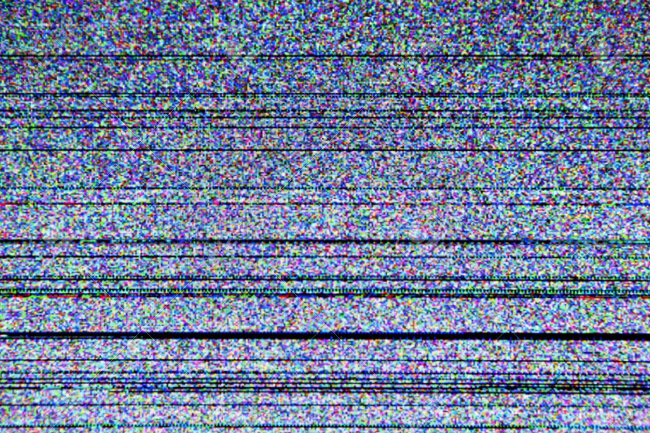
%> input picture 综合作业4/任务一/pic/TV.jpg, 1300 x 866 px (shown at 1/2 size)
$ octave --eval "result = wall_paint_image(imread('pic/TV.jpg'));"   (GNU Octave 9; MATLAB toolbox functions it lacks are replaced by stand-ins)
%> lines starting %> are read from the running program, lines starting %| are printed output that depends on the picture
function image_out = wall_paint_image(image_in)
%实现墙体效果
% --------------------------
% input
% image_in:输入图像
% --------------------------
% output
% image_out:变换效果

%利用hsv空间的亮度维度作变换实现墙体效果
    image_wall = imread('./pic/wall.jpg');
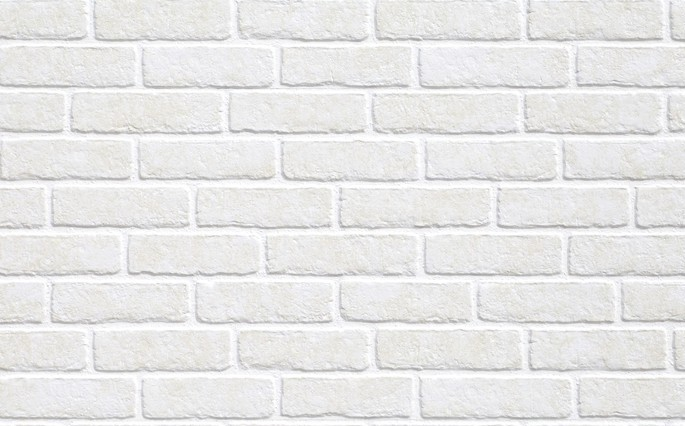
%> input picture 综合作业4/任务一/pic/wall.jpg, 685 x 426 px
%> image_wall is the input picture: size 426x685x3 uint8; mean R, G, B 231.8, 231.4, 230.9
    [M,N,~] = size(image_in);
%> M = 866; N = 1300
    image_wall = imresize(image_wall,[M,N]);
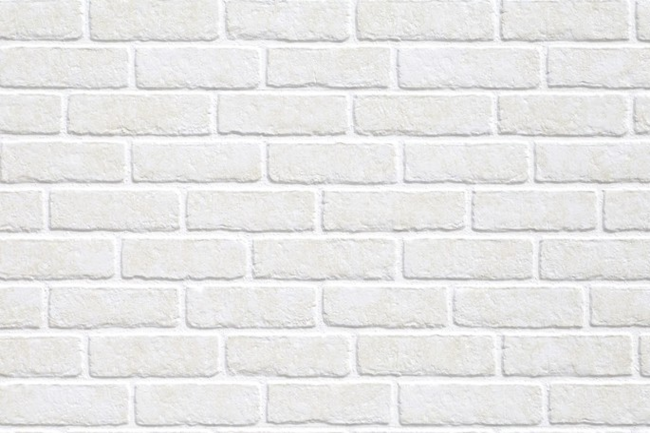
%> image_wall: size 866x1300x3 uint8 (shown at 1/2 size); mean R, G, B 231.8, 231.4, 230.9
    image_wall_hsv = rgb2hsv(image_wall);
%> image_wall_hsv: size 866x1300x3 double; mean H, S, V 0.272, 0.00936, 0.911
    image_hsv = rgb2hsv(image_in);
%> image_hsv: size 866x1300x3 double; mean H, S, V 0.564, 0.47, 0.662
    %亮度通道相乘
    image_hsv(:,:,3) = image_hsv(:,:,3).*image_wall_hsv(:,:,3) + 0.1;
%> image_hsv: size 866x1300x3 double; mean H, S, V 0.564, 0.47, 0.703
    image_out = hsv2rgb(image_hsv);
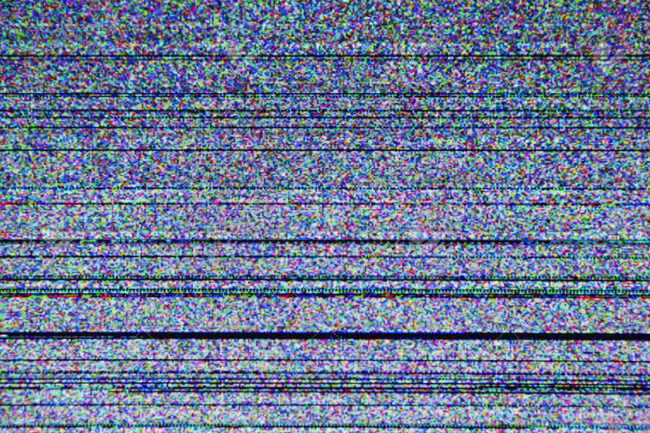
%> image_out: size 866x1300x3 double (shown at 1/2 size); mean R, G, B 0.466, 0.521, 0.644; drawn with min black and max white
    image_out = im2uint8(image_out);
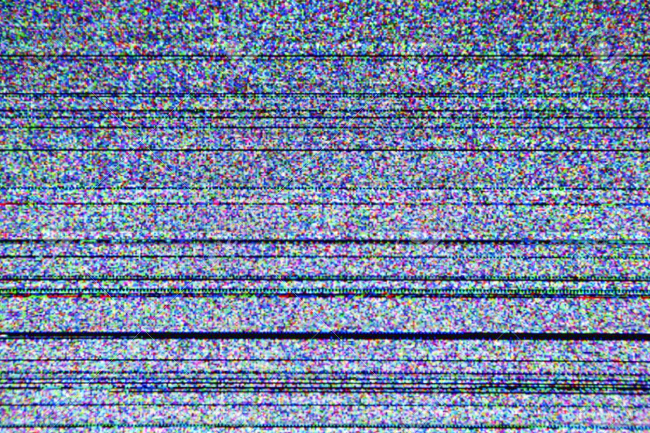
%> image_out: size 866x1300x3 uint8 (shown at 1/2 size); mean R, G, B 118.7, 132.7, 163.9
end
